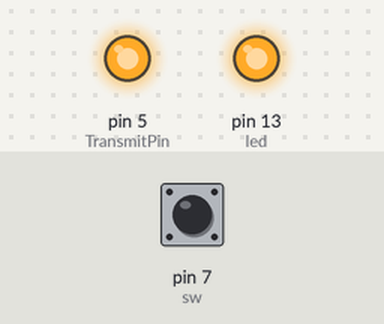
Bench run of a sketch on a simulated Arduino Uno, built with avr-gcc and run on an emulated ATmega328P. Parts: output pins drawn as LEDs (lit = HIGH). The test bench sets the inputs (shaded band); at power-on: pin 7 (sw) LOW.

Above: at 1.2 s.
1.3 s: pin 7 (sw) pulled HIGH for 0.15 s
At 1.37 s:
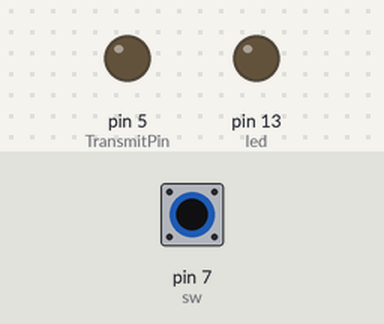
2.9 s: pin 7 (sw) pulled HIGH for 3.2 s
At 6.9 s:
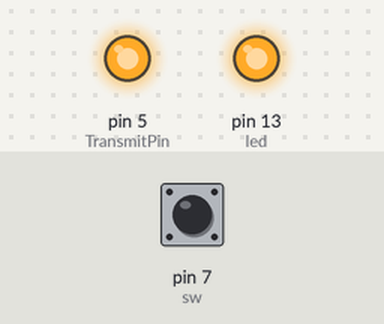
Timing chart, 0 to 8.4 s (numbered marks = the images above; inputs shaded):
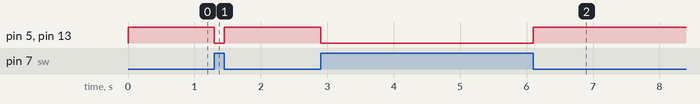

The sketch:

rftf.ino
```cpp
#define TransmitPin 5  //RF Transmitter pin

int sw = 7;
int swstate = 0;

int led = 13;

 void setup(){
   pinMode(TransmitPin, OUTPUT);
   pinMode(sw, INPUT);
   pinMode(led, OUTPUT);
 }

 void loop(){
   swstate = digitalRead(sw);

   if(swstate == HIGH)
   {
   digitalWrite(TransmitPin, LOW);
   digitalWrite(led, LOW);
   }
   else
   {
   digitalWrite(TransmitPin, HIGH);
    digitalWrite(led, HIGH);
   }
 }
```

Measured:
- after the input at 1.3 s, pin 5 (TransmitPin), pin 13 (led): HIGH → LOW at once, → HIGH 0.15 s later
- after the input at 2.9 s, pin 5 (TransmitPin), pin 13 (led): HIGH → LOW at once, → HIGH 3.2 s later
